Frame 1 (no input): blank canvas, image omitted
Frame 60 (the mouse pressed at the canvas centre just before this capture): blank canvas, image omitted
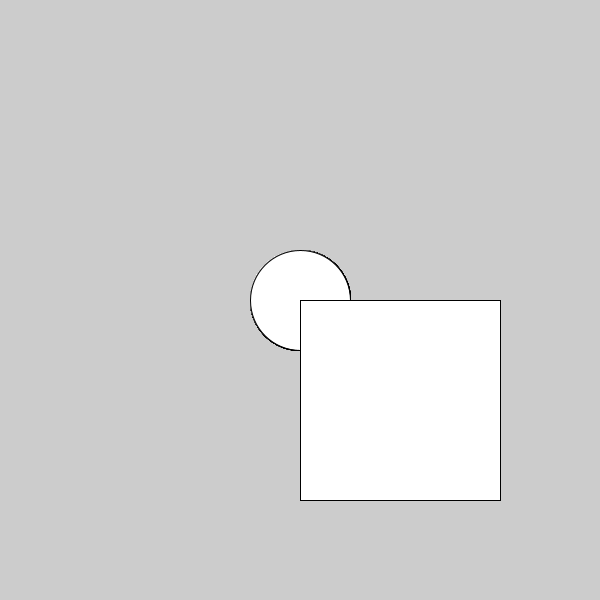
Frame 120 (the mouse held since frame 60 and released just before this capture)

The Processing sketch whose frames 1 and 60 were blank and that drew this single picture after the mouse press (run headless with seeded random() and noise(); from frame 60 on, the mouse is pressed at the canvas centre):

// Processing sketch: sample_09_function_02
// ── sample_09_function_02.pde
void drawMyFace(int a, int b){
  ellipse(a, b, 100, 100);
  rect(a, b, 200, 200);
}


void setup(){
  size(600, 600);
}

void draw(){
  if (mousePressed){
    drawMyFace(mouseX, mouseY);
  }
}
